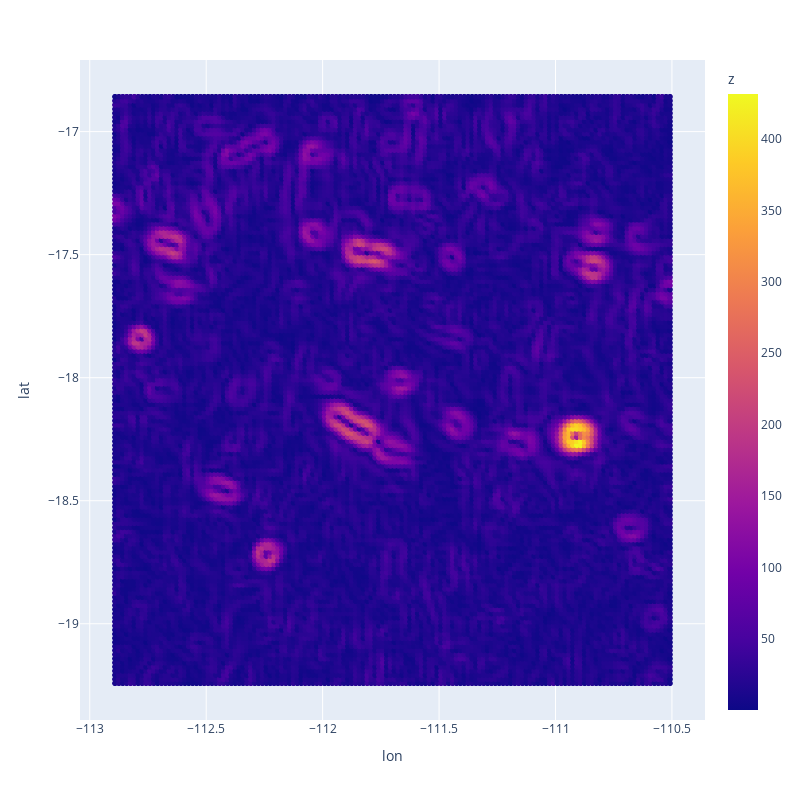

The cell this chart's notebook holds for it:
### Code cell
numpy_train[:, 2] = trans.reshape(-1)
numpy_train = numpy_train
px.scatter(x=numpy_train[:, 0], y=numpy_train[:, 1], color=numpy_train[:, 2]).update_layout(width=800, height=800, xaxis_title='lon', yaxis_title='lat', coloraxis_colorbar_title='z').show()

### Figure 1 — Plotly figure (JSON) as saved in the notebook; plotly's stock layout.template omitted (floating-point values rounded to 4 significant figures; data arrays with more than 128 entries replaced by an {"elided": "..."} marker saying what was removed)
{"data": [{"hovertemplate": "x=%{x}<br>y=%{y}<br>color=%{marker.color}<extra></extra>", "legendgroup": "", "marker": {"color": {"elided": "20736 float values"}, "coloraxis": "coloraxis", "symbol": "circle"}, "mode": "markers", "name": "", "showlegend": false, "type": "scattergl", "x": {"elided": "20736 float values"}, "xaxis": "x", "y": {"elided": "20736 float values"}, "yaxis": "y"}], "layout": {"coloraxis": {"colorbar": {"title": {"text": "z"}}, "colorscale": [[0, "#0d0887"], [0.1111, "#46039f"], [0.2222, "#7201a8"], [0.3333, "#9c179e"], [0.4444, "#bd3786"], [0.5556, "#d8576b"], [0.6667, "#ed7953"], [0.7778, "#fb9f3a"], [0.8889, "#fdca26"], [1, "#f0f921"]]}, "height": 800, "legend": {"tracegroupgap": 0}, "margin": {"t": 60}, "width": 800, "xaxis": {"anchor": "y", "domain": [0, 1], "title": {"text": "lon"}}, "yaxis": {"anchor": "x", "domain": [0, 1], "title": {"text": "lat"}}}}
